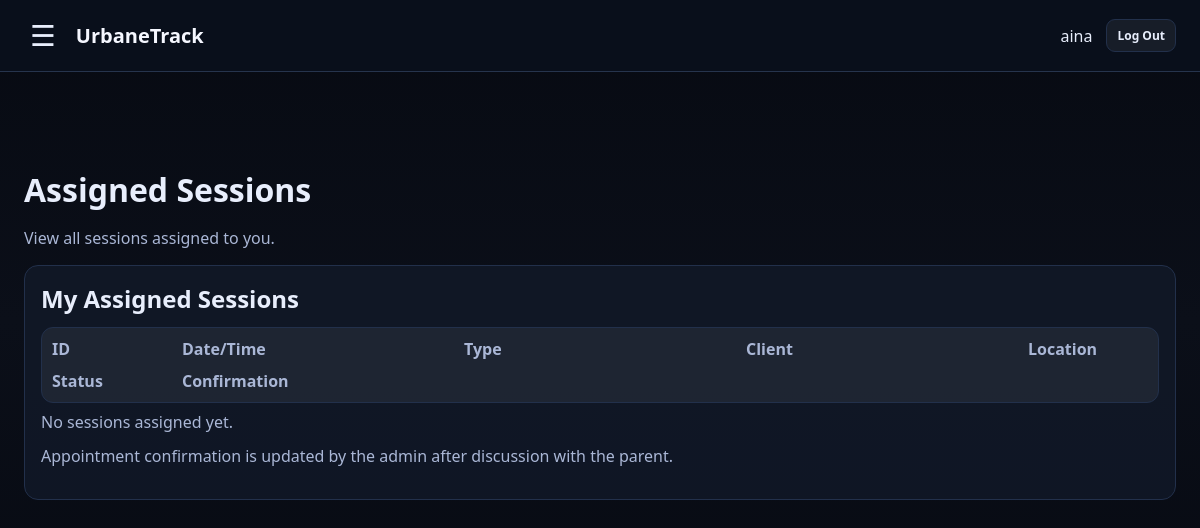
Before: /therapist/sessions (signed in) with the older database file.
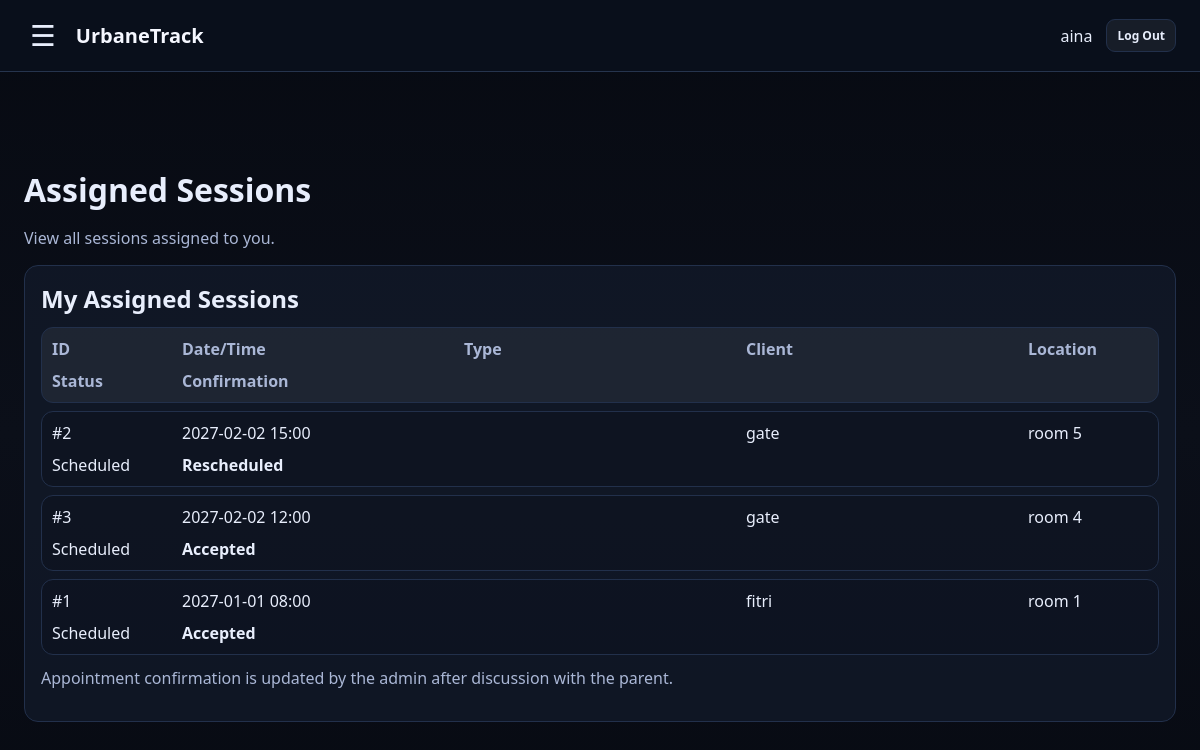
After: the same page with the newer database file.
### tables this page shows
CREATE TABLE appointments (
        appointment_id INTEGER PRIMARY KEY AUTOINCREMENT,
        client_id INTEGER NOT NULL,
        therapist_user_id INTEGER NOT NULL,
        appointment_type TEXT NOT NULL CHECK(appointment_type IN ('THERAPY','ASSESSMENT')) DEFAULT 'THERAPY',
        date_time TEXT NOT NULL,
        location TEXT,
        status TEXT NOT NULL CHECK(status IN ('Scheduled','Cancelled','Completed')) DEFAULT 'Scheduled',
        notes TEXT,

        confirmation_status TEXT NOT NULL
            CHECK(confirmation_status IN ('Pending','Accepted','Declined','Rescheduled'))
            DEFAULT 'Pending',
        update_note TEXT,
        last_updated_at TEXT,

        FOREIGN KEY(client_id) REFERENCES clients(client_id),
        FOREIGN KEY(therapist_user_id) REFERENCES users(user_id)
    );

CREATE TABLE clients (
        client_id INTEGER PRIMARY KEY AUTOINCREMENT,
        parent_user_id INTEGER NOT NULL,
        full_name TEXT NOT NULL,
        date_of_birth TEXT,
        FOREIGN KEY(parent_user_id) REFERENCES users(user_id)
    );

### app.py (the view)
@app.get("/therapist/sessions")
@login_required(roles=["THERAPIST"])
def therapist_sessions():
    therapist_id = session["user"]["user_id"]
    db = get_db()
    sessions = db.execute("""
        SELECT
            a.appointment_id,
            a.date_time,
            a.status,
            a.location,
            a.confirmation_status,
            c.full_name AS client_name
        FROM appointments a
        JOIN clients c
            ON c.client_id = a.client_id
        WHERE a.therapist_user_id = ?
        ORDER BY a.date_time DESC
    """, (therapist_id,)).fetchall()
    return render_template(
        "therapist_sessions.html",
        sessions=sessions
    )

### app.py (called while the page is built)
def get_db():
    if "db" not in g:
        g.db = sqlite3.connect(DB_PATH)
        g.db.row_factory = sqlite3.Row
    return g.db

def login_required(roles=None):
    def decorator(fn):
        @wraps(fn)
        def wrapper(*args, **kwargs):
            user = session.get("user")
            if not user:
                flash("Please log in first.", "error")
                return redirect(url_for("home"))
            if roles and user.get("role") not in roles:
                abort(403)
            return fn(*args, **kwargs)
        return wrapper
    return decorator

### templates/therapist_sessions.html
{% extends "base.html" %}
{% block content %}
<h1>Assigned Sessions</h1>
<p class="muted">
  View all sessions assigned to you.
</p>
<section class="grid">
  <div class="card" style="grid-column: 1 / -1;">
    <h2>My Assigned Sessions</h2>
    <div class="table">
      <div class="row head">
        <div>ID</div>
        <div>Date/Time</div>
        <div>Type</div>
        <div>Client</div>
        <div>Location</div>
        <div>Status</div>
        <div>Confirmation</div>
      </div>
      {% for s in sessions %}
        <div class="row">
          <div>#{{ s.appointment_id }}</div>
          <div>{{ s.date_time }}</div>
          <div>{{ s.appointment_type }}</div>
          <div>{{ s.client_name }}</div>
          <div>{{ s.location or "-" }}</div>
          <div>{{ s.status }}</div>
          <div>
            <b>{{ s.confirmation_status }}</b>
          </div>
        </div>
      {% else %}
        <div class="muted">
          No sessions assigned yet.
        </div>
      {% endfor %}
    </div>
    <p class="muted" style="margin-top: 12px;">
      Appointment confirmation is updated by the admin after discussion with the parent.
    </p>
  </div>
</section>
{% endblock %}

### templates/base.html (shortened to what this page needs)
<!DOCTYPE html>
<html lang="en">
<head>
  <link
    rel="stylesheet"
    href="{{ url_for('static', filename='style.css') }}"
  >
</head>
<body>
  {% if session.get("user") %}
    <header class="topbar">
      <div class="topbar-left">
        <button
          type="button"
          id="menuButton"
          class="menu-button"
          aria-label="Open menu"
        >
          ☰
        </button>
        <a href="{{ url_for('dashboard') }}" class="brand">
          UrbaneTrack
        </a>
      </div>
      <div class="topbar-right">
        <span>
          {{ session["user"]["full_name"] }}
        </span>
        <a href="{{ url_for('logout') }}" class="btn small">
          Log Out
        </a>
      </div>
    </header>
  {% endif %}
  <main class="page-content">
    <div class="page-container">
      {% block content %}{% endblock %}
    </div>
  </main>
</body>
</html>

### static/style.css (style rules this page uses)
:root { --bg:#0b0f19; --card:#121a2a; --border:#22304b; --text:#e8eefc; --muted:#aab7d6; --primary:#6a35ff; --danger:#ff3b6e; }
* { box-sizing:border-box }
body { margin:0; font-family: system-ui, -apple-system, Segoe UI, Roboto, Arial, sans-serif; background:linear-gradient(180deg,#070a12,#0b0f19 50%, #070a12); color:var(--text); }
.topbar { display:flex; align-items:center; justify-content:space-between; padding:14px 18px; border-bottom:1px solid var(--border); background:rgba(10,14,24,0.8); backdrop-filter: blur(8px); position:sticky; top:0; }
.brand { display:flex;gap:12px;align-items:center }
.grid { display:grid; grid-template-columns: 1fr 1fr; gap:14px; }
.card { background:rgba(18,26,42,0.75); border:1px solid var(--border); border-radius:14px; padding:16px; }
h1 { margin:0 0 8px }
h2 { margin:0 0 12px }
.muted { color:var(--muted) }
.btn { display:inline-flex;align-items:center;justify-content:center; padding:10px 12px; border-radius:10px; border:1px solid var(--border); background:rgba(255,255,255,0.06); color:var(--text); text-decoration:none; cursor:pointer; font-weight:800; }
.btn.small { padding:7px 10px;border-radius:9px;font-size:12px }
.table { display:flex;flex-direction:column;gap:8px }
.row { display:grid; grid-template-columns: 120px 1fr 1fr 1fr 120px; gap:10px; padding:10px; border:1px solid var(--border); border-radius:12px; background:rgba(0,0,0,0.12); overflow:auto; }
.row.head { background:rgba(255,255,255,0.06); font-weight:900; color:var(--muted); }
.topbar { min-height: 68px; padding: 0 24px; display: flex; align-items: center; justify-content: space-between; border-bottom: 1px solid #26344d; }
.topbar-left, .topbar-right { display: flex; align-items: center; gap: 14px; }
.brand { color: inherit; font-size: 1.2rem; font-weight: bold; text-decoration: none; }
.menu-button, .close-menu { border: none; background: transparent; color: inherit; font-size: 1.8rem; cursor: pointer; }
.topbar { width: 100%; min-height: 72px; border-bottom: 1px solid #26344d; background: #090f1b; }
.brand { display: inline-block; color: #f5f7ff; font-size: 1.25rem; font-weight: 700; text-decoration: none; }
.page-content { padding: 48px 0 70px; }
.page-container { width: min(1180px, calc(100% - 48px)); margin: 0 auto; }
.page-container { width: min(1180px, calc(100% - 48px)); margin: 0 auto; padding: 48px 0 72px; }

Changed rows visible on the page:
added appointments: appointment_id "2", date_time "2027-02-02 15:00", client_name "gate", location "room 5", status "Scheduled", confirmation_status "Rescheduled"
added appointments: appointment_id "3", date_time "2027-02-02 12:00", client_name "gate", location "room 4", status "Scheduled", confirmation_status "Accepted"
added appointments: appointment_id "1", date_time "2027-01-01 08:00", client_name "fitri", location "room 1", status "Scheduled", confirmation_status "Accepted"
Other visible differences:
text no longer shown: "No sessions assigned yet."
